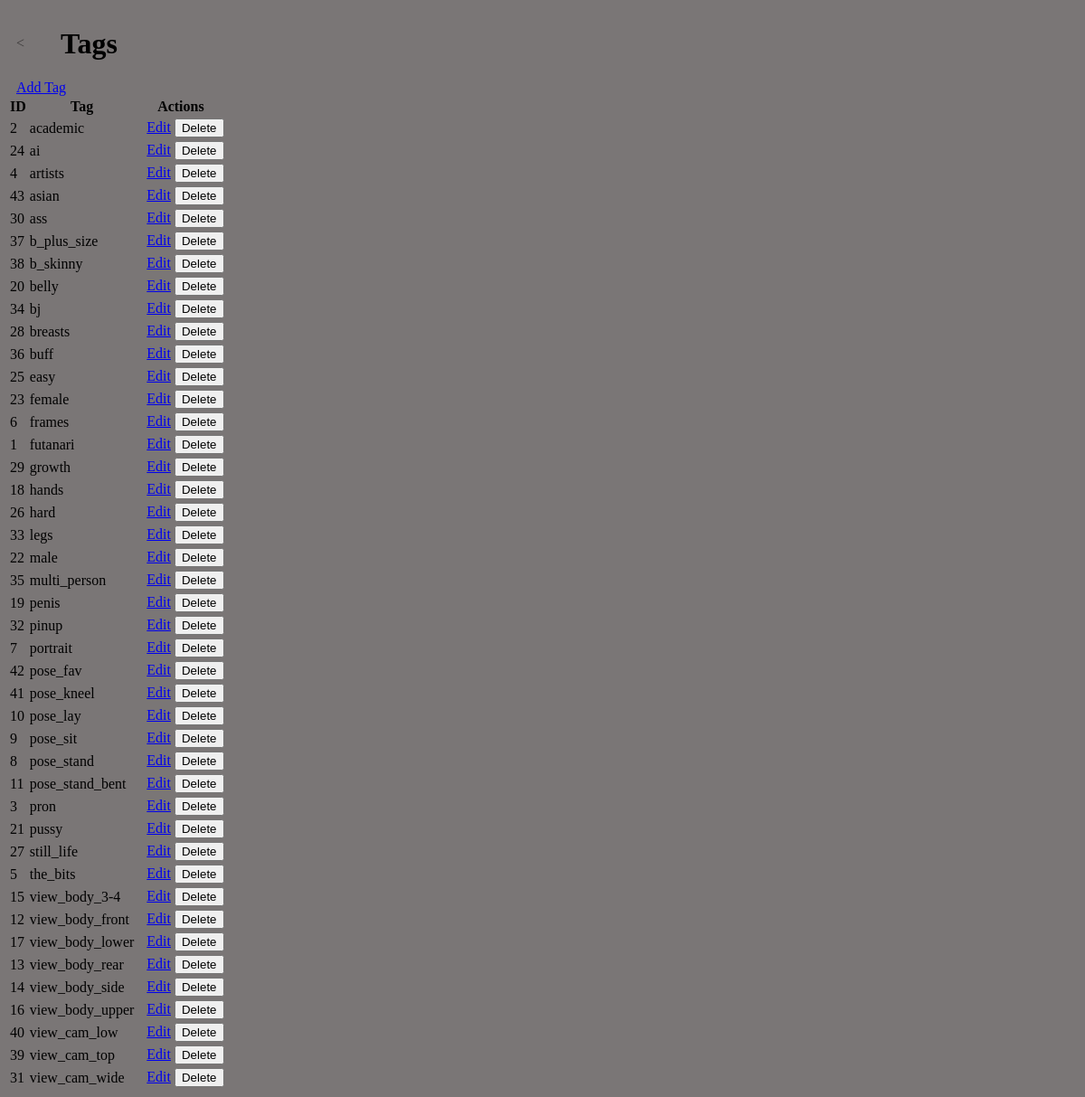
The app's page /tags with its own data.
### models/models_lump.py (models this page shows, shortened)
class Tag(Base):
    __tablename__ = 'tags'
    id = Column(Integer, primary_key=True)
    tag = Column(Text, unique=True)

### server_ext_tags.py (the view)
@routes_tags.route('/tags')
def show_tags():
    session = Session()
    tags = session.query(Tag).all()
    tags.sort(key=lambda t: t.tag)
    return render_template('tpl_tags_list.html', tags=tags)

### templates/tpl_tags_list.html (shortened to what this page needs)
<!DOCTYPE html>
<html lang="en">
<head>
    <link rel="stylesheet" href="/static/styles_global.css">
</head>
<body>
<div class="header">
    <a class="back-btn no-decor btn-bg-blend" href="/">&lt;</a><h1>{{ title }}</h1>
    <h1>Tags</h1>
</div>
<a href="/tags/add">Add Tag</a>
<table>
    <tr>
        <th>ID</th>
        <th>Tag</th>
        <th>Actions</th>
    </tr>
    {% for tag in tags %}
        <tr>
            <td>{{ tag.id }}</td>
            <td>{{ tag.tag }}</td>
            <td>
                <a href="/tags/edit/{{ tag.id }}">Edit</a>
                <form method="POST" action="/tags/delete/{{ tag.id }}" style="display: inline;">
                    <input type="submit" value="Delete" onclick="return confirmDelete('{{ tag.tag }}');">
                </form>
            </td>
        </tr>
    {% endfor %}
</table>
</body>
</html>

### static/styles_global.css (style rules this page uses)
body { background-color: #7a7676; }
.header { display: flex; flex-direction: row; height: 80px; align-items: center; }
.header h1, a, p { margin-left: 10px; }
.header h1 { margin-right: 20px; }
.back-btn { color: #545151; }
.no-decor, .no-decor:active, .no-decor:hover, .no-decor:visited, .no-decor:focus { color: inherit; text-decoration: none; }
.btn-bg-blend { opacity: 0.5; transition: opacity 0.2s; }

### records on screen
Tag: id "2", tag "academic"
Tag: id "24", tag "ai"
Tag: id "4", tag "artists"
Tag: id "43", tag "asian"
Tag: id "30", tag "ass"
Tag: id "37", tag "b_plus_size"
Tag: id "38", tag "b_skinny"
Tag: id "20", tag "belly"
Tag: id "34", tag "bj"
Tag: id "28", tag "breasts"
Tag: id "36", tag "buff"
Tag: id "25", tag "easy"
Tag: id "23", tag "female"
Tag: id "6", tag "frames"
Tag: id "1", tag "futanari"
Tag: id "29", tag "growth"
Tag: id "18", tag "hands"
Tag: id "26", tag "hard"
Tag: id "33", tag "legs"
Tag: id "22", tag "male"
Tag: id "35", tag "multi_person"
Tag: id "19", tag "penis"
Tag: id "32", tag "pinup"
Tag: id "7", tag "portrait"
Tag: id "42", tag "pose_fav"
Tag: id "41", tag "pose_kneel"
Tag: id "10", tag "pose_lay"
Tag: id "9", tag "pose_sit"
Tag: id "8", tag "pose_stand"
Tag: id "11", tag "pose_stand_bent"
Tag: id "3", tag "pron"
Tag: id "21", tag "pussy"
Tag: id "27", tag "still_life"
Tag: id "5", tag "the_bits"
Tag: id "15", tag "view_body_3-4"
Tag: id "12", tag "view_body_front"
Tag: id "17", tag "view_body_lower"
Tag: id "13", tag "view_body_rear"
Tag: id "14", tag "view_body_side"
Tag: id "16", tag "view_body_upper"
Tag: id "40", tag "view_cam_low"
Tag: id "39", tag "view_cam_top"
Tag: id "31", tag "view_cam_wide"
